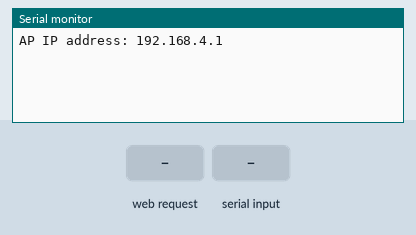
Simulated run of this sketch. Board: ESP8266 (NodeMCU). Shown: the last lines printed to the serial monitor. The test bench sets the inputs (shaded band).

Above: at 2.2 s.
2.3 s: HTTP request GET /car/start/contact received
At 3.5 s:
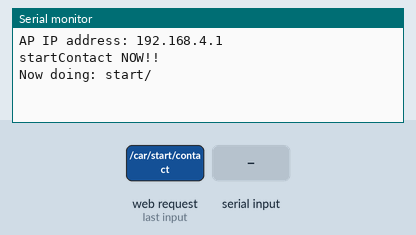
3.8 s: "90,45\n" received over the second serial link
At 5.4 s:
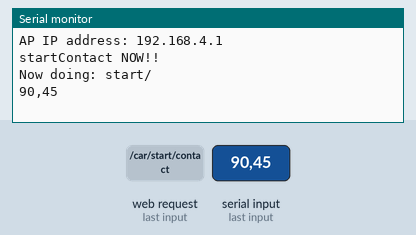
5.8 s: HTTP request GET /car/stop/contact received
At 6.5 s:
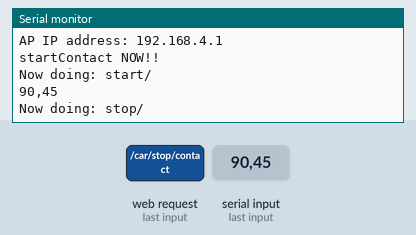
7.3 s: "5\n" received over the second serial link
At 9.0 s:
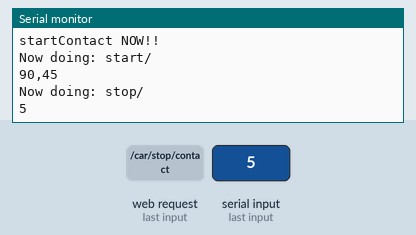
9.3 s: HTTP request GET /car/start/ignition received
At 10.4 s:
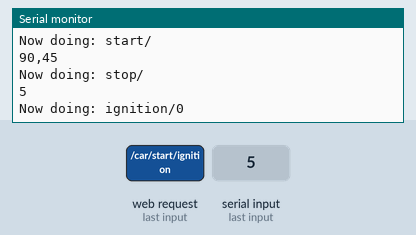
10.8 s: "1,90,45\n" received over the second serial link
At 11.9 s:
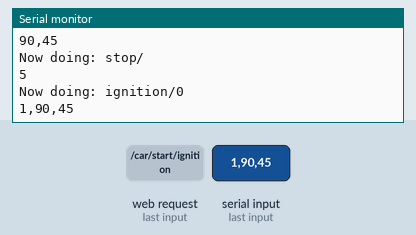

Measured:
- after the input at 2.3 s, the serial monitor: prints a new line at once (image 1)
- after the input at 3.8 s, the serial monitor: prints a new line after 0.50 s (image 2)
- after the input at 5.8 s, the serial monitor: prints a new line at once (image 3)
- after the input at 7.3 s, the serial monitor: prints a new line after 0.50 s (image 4)
- after the input at 9.3 s, the serial monitor: prints a new line at once (image 5)
- after the input at 10.8 s, the serial monitor: prints a new line after 0.50 s (image 6)

The sketch:

WifiModule.ino
```cpp
void setup() {
  DebugSerial_setup();
  SoftwareSerial_setup();
  WifiWeb_setup();
}

void loop() {
  DebugSerial_loop();
  SoftwareSerial_loop();
  WifiWeb_loop();
}
```

DebugSerial.ino
```cpp
void DebugSerial_setup() {
  Serial.begin(9600);
}

void DebugSerial_loop() {

}
```

SoftwareSerial.ino
```cpp
#include <SoftwareSerial.h>
#include <ESP8266WiFi.h>

//This is actually D2 and D3 on the ESP board, cabels should be wired according to the diagram
const uint8_t D2   = 04;
const uint8_t D3   = 00;

SoftwareSerial softwareSerial(D2, D3);

const byte SoftwareSerial_maxCommandLength = 13;

char SoftwareSerial_command[SoftwareSerial_maxCommandLength];
char SoftwareSerial_output[SoftwareSerial_maxCommandLength];

bool SoftwareSerial_commandRed = true;
bool SoftwareSerial_outputRed = true;

char SoftwareSerial_startContact[] = "start/";
char SoftwareSerial_stopContact[] = "stop/";
char SoftwareSerial_startIgnition[] = "ignition/";
char SoftwareSerial_status[] = "status/";

int charIndex = 0;

unsigned long timer;
bool timerStarted = false;

void SoftwareSerial_setup() {
  softwareSerial.begin(19200);
}

void SoftwareSerial_loop() {

  //Write the command to the arduino serial line and reset the state
  if(!SoftwareSerial_commandRed){
    Serial.print("Now doing: ");
    Serial.println(SoftwareSerial_command);
    int bytesSent = softwareSerial.write(SoftwareSerial_command);
    SoftwareSerial_commandRed = true;
    SoftwareSerial_command[0] = 0;
  }

  //Register incomming chars and maintain the timer
  while (softwareSerial.available()) {
    timer = millis();
    timerStarted = true;

    char c = softwareSerial.read();
    SoftwareSerial_output[charIndex] = c;
    SoftwareSerial_output[charIndex + 1] = 0;
    charIndex++;
  }

  //When the timer has passed, send the status response.
  if(millis() - timer > 500 && timerStarted){
    charIndex = 0;
    Serial.println(SoftwareSerial_output);
    timerStarted = false;
    WifiWeb_sendStatus(atoi(SoftwareSerial_output));
    for(int i = 0; i <= SoftwareSerial_maxCommandLength; i++){
      SoftwareSerial_output[i] = 0;
    }
  }
}

void SoftwareSerial_executeCommand(char commandToExecute[]){
  strcpy(SoftwareSerial_command, commandToExecute);
  SoftwareSerial_commandRed = false;
}

void SoftwareSerial_new_command(String command){

}

/*
 * public Setters
 */
void SoftwareSerial_command_startContact() {
  SoftwareSerial_executeCommand(SoftwareSerial_startContact);
}

void SoftwareSerial_command_stopContact() {
  SoftwareSerial_executeCommand(SoftwareSerial_stopContact);
}

//todo also do this on the arduino to make sure that the characters don't mix up
void SoftwareSerial_command_startIgnition(int ignitionTime) {
  char commandToExecute[13];
  sprintf(commandToExecute, "%s%d", SoftwareSerial_startIgnition, ignitionTime);
  SoftwareSerial_executeCommand(commandToExecute);
}

void SoftwareSerial_command_status() {
  SoftwareSerial_executeCommand(SoftwareSerial_status);
}
```

WifiWeb.ino
```cpp
#include <ESP8266WiFi.h>
#include <WiFiClient.h>
#include <ESP8266WebServer.h>

#ifndef APSSID
#define APSSID "ToyotaStarlet"
#define APPSK  "asdfasdf"
#endif

/* These are the credentials of the AP */
const char *ssid = APSSID;
const char *password = APPSK;

ESP8266WebServer server(80);

void WifiWeb_setup() {
  delay(1000);

  WiFi.softAP(ssid, password);
  IPAddress myIP = WiFi.softAPIP();

  server.on("/car/start/contact", WifiWeb_startContact);
  server.on("/car/stop/contact", WifiWeb_stopContact);
  server.on("/car/start/ignition", WifiWeb_startIgnition); //todo look for parameters
  server.on("/car/status", WifiWeb_status);

  server.begin();

  Serial.print("AP IP address: ");
  Serial.println(myIP);
}

void WifiWeb_loop() {
  server.handleClient();
}

/*
 *  Sends a message to the arduino controller that the contact relai needs to be turned on.
 *   http://192.168.4.1:46969/car/start/contact
*/
void WifiWeb_startContact() {
  Serial.println("startContact NOW!!");
  SoftwareSerial_command_startContact();
  server.send(200, "text/html", "");
}

/*
 *  Sends a message to the arduino controller that the contact relai needs to be turned off.
 *   http://192.168.4.1:46969/car/stop/contact
*/
void WifiWeb_stopContact() {
  SoftwareSerial_command_stopContact();
  server.send(200, "text/html", "");
}

/*
 *  Sends a message to the arduino controller that the ignition relai needs to be turned on for a specific time.
 *   http://192.168.4.1:46969/car/start/ignition?ignitionTime=1000
*/
//TODO REFACTOR THE WHOLE IF STATEMENT
void WifiWeb_startIgnition() {
  SoftwareSerial_command_startIgnition(server.arg("ignitionTime").toInt());
  String message = "";
  message += server.arg("ignitionTime");
  if(message == ""){
    server.send(400, "text/html", "<h1>couldn't connect</h1>");
  }else{
    server.send(200, "text/html", "");
  }
}

/*
 *  Ask the arduino controller the time the engine is running
 *   http://192.168.4.1:46969/car/status
*/
void WifiWeb_status() {
  Serial.println("hallo");
  SoftwareSerial_command_status();
}

void WifiWeb_sendStatus(int statusIndicator){
  server.send(200, "text/html", String(statusIndicator));
}
```
